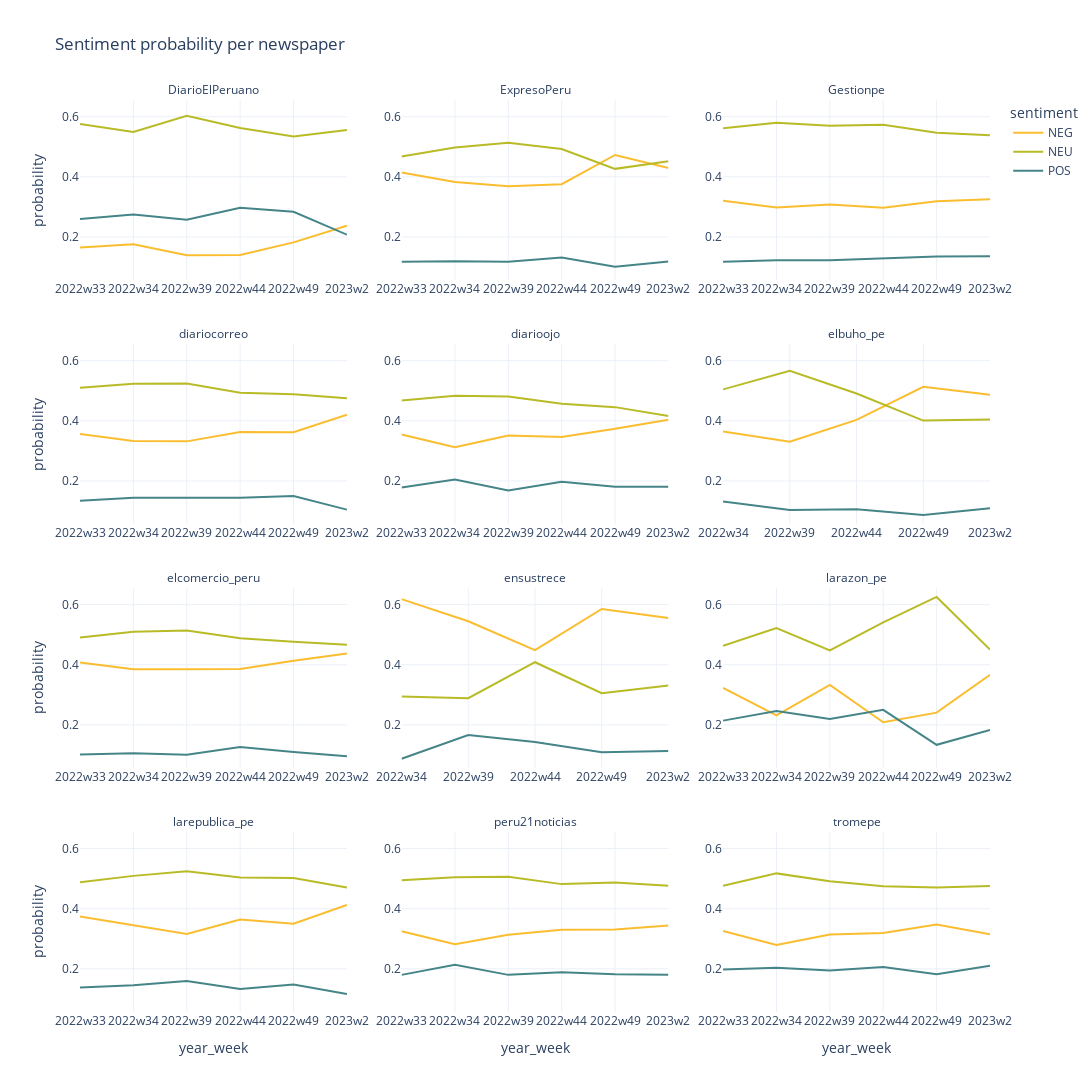

This figure's notebook cell:
### Code cell
fig = px.line(
    sentiment_prob,
    x="year_week",
    y="probability",
    facet_col="newspaper",
    facet_col_wrap=3,
    facet_col_spacing=0.06,
    color="sentiment",
    color_discrete_sequence=gruvbox_colors,
    title="Sentiment probability per newspaper",
    height=1600,
    width=1600
    )

fig.for_each_annotation(lambda a: a.update(text=f"{a.text.split('=')[-1]}"))
fig.update_xaxes(matches=None, showticklabels=True)
fig.update_yaxes(showticklabels=True)

fig.write_html(f"{BASE_DIR}/reports/sentiment-prob-bar-{TIME_STAMPS[0]}-{TIME_STAMPS[-1]}.html")

fig.show()

### Figure 1 — Plotly figure (JSON) as saved in the notebook; plotly's stock layout.template omitted (floating-point values rounded to 4 significant figures)
{"data": [{"hovertemplate": "sentiment=NEG<br>newspaper=DiarioElPeruano<br>year_week=%{x}<br>probability=%{y}<extra></extra>", "legendgroup": "NEG", "line": {"color": "#fabd2f", "dash": "solid"}, "marker": {"symbol": "circle"}, "mode": "lines", "name": "NEG", "orientation": "v", "showlegend": true, "type": "scatter", "x": ["2022w33", "2022w34", "2022w39", "2022w44", "2022w49", "2023w2"], "xaxis": "x10", "y": [0.1649, 0.176, 0.1392, 0.1402, 0.1819, 0.2371], "yaxis": "y10"}, {"hovertemplate": "sentiment=NEG<br>newspaper=ExpresoPeru<br>year_week=%{x}<br>probability=%{y}<extra></extra>", "legendgroup": "NEG", "line": {"color": "#fabd2f", "dash": "solid"}, "marker": {"symbol": "circle"}, "mode": "lines", "name": "NEG", "orientation": "v", "showlegend": false, "type": "scatter", "x": ["2022w33", "2022w34", "2022w39", "2022w44", "2022w49", "2023w2"], "xaxis": "x11", "y": [0.4146, 0.383, 0.3691, 0.3757, 0.4728, 0.4294], "yaxis": "y11"}, {"hovertemplate": "sentiment=NEG<br>newspaper=Gestionpe<br>year_week=%{x}<br>probability=%{y}<extra></extra>", "legendgroup": "NEG", "line": {"color": "#fabd2f", "dash": "solid"}, "marker": {"symbol": "circle"}, "mode": "lines", "name": "NEG", "orientation": "v", "showlegend": false, "type": "scatter", "x": ["2022w33", "2022w34", "2022w39", "2022w44", "2022w49", "2023w2"], "xaxis": "x12", "y": [0.3204, 0.298, 0.308, 0.2974, 0.3186, 0.3255], "yaxis": "y12"}, {"hovertemplate": "sentiment=NEG<br>newspaper=diariocorreo<br>year_week=%{x}<br>probability=%{y}<extra></extra>", "legendgroup": "NEG", "line": {"color": "#fabd2f", "dash": "solid"}, "marker": {"symbol": "circle"}, "mode": "lines", "name": "NEG", "orientation": "v", "showlegend": false, "type": "scatter", "x": ["2022w33", "2022w34", "2022w39", "2022w44", "2022w49", "2023w2"], "xaxis": "x7", "y": [0.3557, 0.3331, 0.3316, 0.3628, 0.3617, 0.4204], "yaxis": "y7"}, {"hovertemplate": "sentiment=NEG<br>newspaper=diarioojo<br>year_week=%{x}<br>probability=%{y}<extra></extra>", "legendgroup": "NEG", "line": {"color": "#fabd2f", "dash": "solid"}, "marker": {"symbol": "circle"}, "mode": "lines", "name": "NEG", "orientation": "v", "showlegend": false, "type": "scatter", "x": ["2022w33", "2022w34", "2022w39", "2022w44", "2022w49", "2023w2"], "xaxis": "x8", "y": [0.3545, 0.312, 0.3512, 0.3461, 0.3736, 0.4035], "yaxis": "y8"}, {"hovertemplate": "sentiment=NEG<br>newspaper=elbuho_pe<br>year_week=%{x}<br>probability=%{y}<extra></extra>", "legendgroup": "NEG", "line": {"color": "#fabd2f", "dash": "solid"}, "marker": {"symbol": "circle"}, "mode": "lines", "name": "NEG", "orientation": "v", "showlegend": false, "type": "scatter", "x": ["2022w34", "2022w39", "2022w44", "2022w49", "2023w2"], "xaxis": "x9", "y": [0.3643, 0.3305, 0.403, 0.5129, 0.4868], "yaxis": "y9"}, {"hovertemplate": "sentiment=NEG<br>newspaper=elcomercio_peru<br>year_week=%{x}<br>probability=%{y}<extra></extra>", "legendgroup": "NEG", "line": {"color": "#fabd2f", "dash": "solid"}, "marker": {"symbol": "circle"}, "mode": "lines", "name": "NEG", "orientation": "v", "showlegend": false, "type": "scatter", "x": ["2022w33", "2022w34", "2022w39", "2022w44", "2022w49", "2023w2"], "xaxis": "x4", "y": [0.4077, 0.3849, 0.3854, 0.3858, 0.4133, 0.4373], "yaxis": "y4"}, {"hovertemplate": "sentiment=NEG<br>newspaper=ensustrece<br>year_week=%{x}<br>probability=%{y}<extra></extra>", "legendgroup": "NEG", "line": {"color": "#fabd2f", "dash": "solid"}, "marker": {"symbol": "circle"}, "mode": "lines", "name": "NEG", "orientation": "v", "showlegend": false, "type": "scatter", "x": ["2022w34", "2022w39", "2022w44", "2022w49", "2023w2"], "xaxis": "x5", "y": [0.6182, 0.5448, 0.4485, 0.5856, 0.5558], "yaxis": "y5"}, {"hovertemplate": "sentiment=NEG<br>newspaper=larazon_pe<br>year_week=%{x}<br>probability=%{y}<extra></extra>", "legendgroup": "NEG", "line": {"color": "#fabd2f", "dash": "solid"}, "marker": {"symbol": "circle"}, "mode": "lines", "name": "NEG", "orientation": "v", "showlegend": false, "type": "scatter", "x": ["2022w33", "2022w34", "2022w39", "2022w44", "2022w49", "2023w2"], "xaxis": "x6", "y": [0.3227, 0.2316, 0.3331, 0.2089, 0.2407, 0.3665], "yaxis": "y6"}, {"hovertemplate": "sentiment=NEG<br>newspaper=larepublica_pe<br>year_week=%{x}<br>probability=%{y}<extra></extra>", "legendgroup": "NEG", "line": {"color": "#fabd2f", "dash": "solid"}, "marker": {"symbol": "circle"}, "mode": "lines", "name": "NEG", "orientation": "v", "showlegend": false, "type": "scatter", "x": ["2022w33", "2022w34", "2022w39", "2022w44", "2022w49", "2023w2"], "xaxis": "x", "y": [0.3737, 0.345, 0.3161, 0.3637, 0.3502, 0.4127], "yaxis": "y"}, {"hovertemplate": "sentiment=NEG<br>newspaper=peru21noticias<br>year_week=%{x}<br>probability=%{y}<extra></extra>", "legendgroup": "NEG", "line": {"color": "#fabd2f", "dash": "solid"}, "marker": {"symbol": "circle"}, "mode": "lines", "name": "NEG", "orientation": "v", "showlegend": false, "type": "scatter", "x": ["2022w33", "2022w34", "2022w39", "2022w44", "2022w49", "2023w2"], "xaxis": "x2", "y": [0.3253, 0.2821, 0.3136, 0.3297, 0.3307, 0.3437], "yaxis": "y2"}, {"hovertemplate": "sentiment=NEG<br>newspaper=tromepe<br>year_week=%{x}<br>probability=%{y}<extra></extra>", "legendgroup": "NEG", "line": {"color": "#fabd2f", "dash": "solid"}, "marker": {"symbol": "circle"}, "mode": "lines", "name": "NEG", "orientation": "v", "showlegend": false, "type": "scatter", "x": ["2022w33", "2022w34", "2022w39", "2022w44", "2022w49", "2023w2"], "xaxis": "x3", "y": [0.326, 0.2791, 0.3143, 0.3192, 0.3478, 0.3148], "yaxis": "y3"}, {"hovertemplate": "sentiment=NEU<br>newspaper=DiarioElPeruano<br>year_week=%{x}<br>probability=%{y}<extra></extra>", "legendgroup": "NEU", "line": {"color": "#b8bb26", "dash": "solid"}, "marker": {"symbol": "circle"}, "mode": "lines", "name": "NEU", "orientation": "v", "showlegend": true, "type": "scatter", "x": ["2022w33", "2022w34", "2022w39", "2022w44", "2022w49", "2023w2"], "xaxis": "x10", "y": [0.5754, 0.5494, 0.6034, 0.5626, 0.5344, 0.5554], "yaxis": "y10"}, {"hovertemplate": "sentiment=NEU<br>newspaper=ExpresoPeru<br>year_week=%{x}<br>probability=%{y}<extra></extra>", "legendgroup": "NEU", "line": {"color": "#b8bb26", "dash": "solid"}, "marker": {"symbol": "circle"}, "mode": "lines", "name": "NEU", "orientation": "v", "showlegend": false, "type": "scatter", "x": ["2022w33", "2022w34", "2022w39", "2022w44", "2022w49", "2023w2"], "xaxis": "x11", "y": [0.4677, 0.4975, 0.5134, 0.4927, 0.4266, 0.4521], "yaxis": "y11"}, {"hovertemplate": "sentiment=NEU<br>newspaper=Gestionpe<br>year_week=%{x}<br>probability=%{y}<extra></extra>", "legendgroup": "NEU", "line": {"color": "#b8bb26", "dash": "solid"}, "marker": {"symbol": "circle"}, "mode": "lines", "name": "NEU", "orientation": "v", "showlegend": false, "type": "scatter", "x": ["2022w33", "2022w34", "2022w39", "2022w44", "2022w49", "2023w2"], "xaxis": "x12", "y": [0.5619, 0.5797, 0.5696, 0.5734, 0.5465, 0.5387], "yaxis": "y12"}, {"hovertemplate": "sentiment=NEU<br>newspaper=diariocorreo<br>year_week=%{x}<br>probability=%{y}<extra></extra>", "legendgroup": "NEU", "line": {"color": "#b8bb26", "dash": "solid"}, "marker": {"symbol": "circle"}, "mode": "lines", "name": "NEU", "orientation": "v", "showlegend": false, "type": "scatter", "x": ["2022w33", "2022w34", "2022w39", "2022w44", "2022w49", "2023w2"], "xaxis": "x7", "y": [0.5103, 0.5229, 0.5242, 0.4933, 0.4885, 0.4752], "yaxis": "y7"}, {"hovertemplate": "sentiment=NEU<br>newspaper=diarioojo<br>year_week=%{x}<br>probability=%{y}<extra></extra>", "legendgroup": "NEU", "line": {"color": "#b8bb26", "dash": "solid"}, "marker": {"symbol": "circle"}, "mode": "lines", "name": "NEU", "orientation": "v", "showlegend": false, "type": "scatter", "x": ["2022w33", "2022w34", "2022w39", "2022w44", "2022w49", "2023w2"], "xaxis": "x8", "y": [0.4673, 0.4834, 0.4807, 0.4568, 0.4455, 0.4158], "yaxis": "y8"}, {"hovertemplate": "sentiment=NEU<br>newspaper=elbuho_pe<br>year_week=%{x}<br>probability=%{y}<extra></extra>", "legendgroup": "NEU", "line": {"color": "#b8bb26", "dash": "solid"}, "marker": {"symbol": "circle"}, "mode": "lines", "name": "NEU", "orientation": "v", "showlegend": false, "type": "scatter", "x": ["2022w34", "2022w39", "2022w44", "2022w49", "2023w2"], "xaxis": "x9", "y": [0.5044, 0.5665, 0.4909, 0.4007, 0.4041], "yaxis": "y9"}, {"hovertemplate": "sentiment=NEU<br>newspaper=elcomercio_peru<br>year_week=%{x}<br>probability=%{y}<extra></extra>", "legendgroup": "NEU", "line": {"color": "#b8bb26", "dash": "solid"}, "marker": {"symbol": "circle"}, "mode": "lines", "name": "NEU", "orientation": "v", "showlegend": false, "type": "scatter", "x": ["2022w33", "2022w34", "2022w39", "2022w44", "2022w49", "2023w2"], "xaxis": "x4", "y": [0.4905, 0.5095, 0.5139, 0.4879, 0.4767, 0.4669], "yaxis": "y4"}, {"hovertemplate": "sentiment=NEU<br>newspaper=ensustrece<br>year_week=%{x}<br>probability=%{y}<extra></extra>", "legendgroup": "NEU", "line": {"color": "#b8bb26", "dash": "solid"}, "marker": {"symbol": "circle"}, "mode": "lines", "name": "NEU", "orientation": "v", "showlegend": false, "type": "scatter", "x": ["2022w34", "2022w39", "2022w44", "2022w49", "2023w2"], "xaxis": "x5", "y": [0.2945, 0.289, 0.4084, 0.3055, 0.3307], "yaxis": "y5"}, {"hovertemplate": "sentiment=NEU<br>newspaper=larazon_pe<br>year_week=%{x}<br>probability=%{y}<extra></extra>", "legendgroup": "NEU", "line": {"color": "#b8bb26", "dash": "solid"}, "marker": {"symbol": "circle"}, "mode": "lines", "name": "NEU", "orientation": "v", "showlegend": false, "type": "scatter", "x": ["2022w33", "2022w34", "2022w39", "2022w44", "2022w49", "2023w2"], "xaxis": "x6", "y": [0.4632, 0.5222, 0.4476, 0.5411, 0.6256, 0.4503], "yaxis": "y6"}, {"hovertemplate": "sentiment=NEU<br>newspaper=larepublica_pe<br>year_week=%{x}<br>probability=%{y}<extra></extra>", "legendgroup": "NEU", "line": {"color": "#b8bb26", "dash": "solid"}, "marker": {"symbol": "circle"}, "mode": "lines", "name": "NEU", "orientation": "v", "showlegend": false, "type": "scatter", "x": ["2022w33", "2022w34", "2022w39", "2022w44", "2022w49", "2023w2"], "xaxis": "x", "y": [0.4881, 0.5092, 0.5242, 0.5037, 0.5018, 0.4709], "yaxis": "y"}, {"hovertemplate": "sentiment=NEU<br>newspaper=peru21noticias<br>year_week=%{x}<br>probability=%{y}<extra></extra>", "legendgroup": "NEU", "line": {"color": "#b8bb26", "dash": "solid"}, "marker": {"symbol": "circle"}, "mode": "lines", "name": "NEU", "orientation": "v", "showlegend": false, "type": "scatter", "x": ["2022w33", "2022w34", "2022w39", "2022w44", "2022w49", "2023w2"], "xaxis": "x2", "y": [0.4947, 0.5045, 0.5065, 0.4818, 0.4875, 0.476], "yaxis": "y2"}, {"hovertemplate": "sentiment=NEU<br>newspaper=tromepe<br>year_week=%{x}<br>probability=%{y}<extra></extra>", "legendgroup": "NEU", "line": {"color": "#b8bb26", "dash": "solid"}, "marker": {"symbol": "circle"}, "mode": "lines", "name": "NEU", "orientation": "v", "showlegend": false, "type": "scatter", "x": ["2022w33", "2022w34", "2022w39", "2022w44", "2022w49", "2023w2"], "xaxis": "x3", "y": [0.4762, 0.5175, 0.4915, 0.4745, 0.4702, 0.4753], "yaxis": "y3"}, {"hovertemplate": "sentiment=POS<br>newspaper=DiarioElPeruano<br>year_week=%{x}<br>probability=%{y}<extra></extra>", "legendgroup": "POS", "line": {"color": "#458588", "dash": "solid"}, "marker": {"symbol": "circle"}, "mode": "lines", "name": "POS", "orientation": "v", "showlegend": true, "type": "scatter", "x": ["2022w33", "2022w34", "2022w39", "2022w44", "2022w49", "2023w2"], "xaxis": "x10", "y": [0.2597, 0.2746, 0.2575, 0.2972, 0.2836, 0.2075], "yaxis": "y10"}, {"hovertemplate": "sentiment=POS<br>newspaper=ExpresoPeru<br>year_week=%{x}<br>probability=%{y}<extra></extra>", "legendgroup": "POS", "line": {"color": "#458588", "dash": "solid"}, "marker": {"symbol": "circle"}, "mode": "lines", "name": "POS", "orientation": "v", "showlegend": false, "type": "scatter", "x": ["2022w33", "2022w34", "2022w39", "2022w44", "2022w49", "2023w2"], "xaxis": "x11", "y": [0.1177, 0.1196, 0.1176, 0.1316, 0.1006, 0.1185], "yaxis": "y11"}, {"hovertemplate": "sentiment=POS<br>newspaper=Gestionpe<br>year_week=%{x}<br>probability=%{y}<extra></extra>", "legendgroup": "POS", "line": {"color": "#458588", "dash": "solid"}, "marker": {"symbol": "circle"}, "mode": "lines", "name": "POS", "orientation": "v", "showlegend": false, "type": "scatter", "x": ["2022w33", "2022w34", "2022w39", "2022w44", "2022w49", "2023w2"], "xaxis": "x12", "y": [0.1177, 0.1222, 0.1225, 0.1292, 0.1349, 0.1358], "yaxis": "y12"}, {"hovertemplate": "sentiment=POS<br>newspaper=diariocorreo<br>year_week=%{x}<br>probability=%{y}<extra></extra>", "legendgroup": "POS", "line": {"color": "#458588", "dash": "solid"}, "marker": {"symbol": "circle"}, "mode": "lines", "name": "POS", "orientation": "v", "showlegend": false, "type": "scatter", "x": ["2022w33", "2022w34", "2022w39", "2022w44", "2022w49", "2023w2"], "xaxis": "x7", "y": [0.134, 0.144, 0.1442, 0.1439, 0.1498, 0.1045], "yaxis": "y7"}, {"hovertemplate": "sentiment=POS<br>newspaper=diarioojo<br>year_week=%{x}<br>probability=%{y}<extra></extra>", "legendgroup": "POS", "line": {"color": "#458588", "dash": "solid"}, "marker": {"symbol": "circle"}, "mode": "lines", "name": "POS", "orientation": "v", "showlegend": false, "type": "scatter", "x": ["2022w33", "2022w34", "2022w39", "2022w44", "2022w49", "2023w2"], "xaxis": "x8", "y": [0.1783, 0.2046, 0.1681, 0.1971, 0.1809, 0.1807], "yaxis": "y8"}, {"hovertemplate": "sentiment=POS<br>newspaper=elbuho_pe<br>year_week=%{x}<br>probability=%{y}<extra></extra>", "legendgroup": "POS", "line": {"color": "#458588", "dash": "solid"}, "marker": {"symbol": "circle"}, "mode": "lines", "name": "POS", "orientation": "v", "showlegend": false, "type": "scatter", "x": ["2022w34", "2022w39", "2022w44", "2022w49", "2023w2"], "xaxis": "x9", "y": [0.1313, 0.103, 0.1061, 0.08637, 0.1091], "yaxis": "y9"}, {"hovertemplate": "sentiment=POS<br>newspaper=elcomercio_peru<br>year_week=%{x}<br>probability=%{y}<extra></extra>", "legendgroup": "POS", "line": {"color": "#458588", "dash": "solid"}, "marker": {"symbol": "circle"}, "mode": "lines", "name": "POS", "orientation": "v", "showlegend": false, "type": "scatter", "x": ["2022w33", "2022w34", "2022w39", "2022w44", "2022w49", "2023w2"], "xaxis": "x4", "y": [0.1018, 0.1056, 0.1007, 0.1263, 0.11, 0.09587], "yaxis": "y4"}, {"hovertemplate": "sentiment=POS<br>newspaper=ensustrece<br>year_week=%{x}<br>probability=%{y}<extra></extra>", "legendgroup": "POS", "line": {"color": "#458588", "dash": "solid"}, "marker": {"symbol": "circle"}, "mode": "lines", "name": "POS", "orientation": "v", "showlegend": false, "type": "scatter", "x": ["2022w34", "2022w39", "2022w44", "2022w49", "2023w2"], "xaxis": "x5", "y": [0.08727, 0.1662, 0.1431, 0.109, 0.1135], "yaxis": "y5"}, {"hovertemplate": "sentiment=POS<br>newspaper=larazon_pe<br>year_week=%{x}<br>probability=%{y}<extra></extra>", "legendgroup": "POS", "line": {"color": "#458588", "dash": "solid"}, "marker": {"symbol": "circle"}, "mode": "lines", "name": "POS", "orientation": "v", "showlegend": false, "type": "scatter", "x": ["2022w33", "2022w34", "2022w39", "2022w44", "2022w49", "2023w2"], "xaxis": "x6", "y": [0.2141, 0.2462, 0.2193, 0.25, 0.1336, 0.1832], "yaxis": "y6"}, {"hovertemplate": "sentiment=POS<br>newspaper=larepublica_pe<br>year_week=%{x}<br>probability=%{y}<extra></extra>", "legendgroup": "POS", "line": {"color": "#458588", "dash": "solid"}, "marker": {"symbol": "circle"}, "mode": "lines", "name": "POS", "orientation": "v", "showlegend": false, "type": "scatter", "x": ["2022w33", "2022w34", "2022w39", "2022w44", "2022w49", "2023w2"], "xaxis": "x", "y": [0.1382, 0.1458, 0.1597, 0.1326, 0.148, 0.1164], "yaxis": "y"}, {"hovertemplate": "sentiment=POS<br>newspaper=peru21noticias<br>year_week=%{x}<br>probability=%{y}<extra></extra>", "legendgroup": "POS", "line": {"color": "#458588", "dash": "solid"}, "marker": {"symbol": "circle"}, "mode": "lines", "name": "POS", "orientation": "v", "showlegend": false, "type": "scatter", "x": ["2022w33", "2022w34", "2022w39", "2022w44", "2022w49", "2023w2"], "xaxis": "x2", "y": [0.18, 0.2134, 0.1799, 0.1885, 0.1818, 0.1803], "yaxis": "y2"}, {"hovertemplate": "sentiment=POS<br>newspaper=tromepe<br>year_week=%{x}<br>probability=%{y}<extra></extra>", "legendgroup": "POS", "line": {"color": "#458588", "dash": "solid"}, "marker": {"symbol": "circle"}, "mode": "lines", "name": "POS", "orientation": "v", "showlegend": false, "type": "scatter", "x": ["2022w33", "2022w34", "2022w39", "2022w44", "2022w49", "2023w2"], "xaxis": "x3", "y": [0.1978, 0.2034, 0.1942, 0.2063, 0.182, 0.2099], "yaxis": "y3"}], "layout": {"annotations": [{"font": {}, "showarrow": false, "text": "larepublica_pe", "x": 0.1467, "xanchor": "center", "xref": "paper", "y": 0.1975, "yanchor": "bottom", "yref": "paper"}, {"font": {}, "showarrow": false, "text": "peru21noticias", "x": 0.5, "xanchor": "center", "xref": "paper", "y": 0.1975, "yanchor": "bottom", "yref": "paper"}, {"font": {}, "showarrow": false, "text": "tromepe", "x": 0.8533, "xanchor": "center", "xref": "paper", "y": 0.1975, "yanchor": "bottom", "yref": "paper"}, {"font": {}, "showarrow": false, "text": "elcomercio_peru", "x": 0.1467, "xanchor": "center", "xref": "paper", "y": 0.465, "yanchor": "bottom", "yref": "paper"}, {"font": {}, "showarrow": false, "text": "ensustrece", "x": 0.5, "xanchor": "center", "xref": "paper", "y": 0.465, "yanchor": "bottom", "yref": "paper"}, {"font": {}, "showarrow": false, "text": "larazon_pe", "x": 0.8533, "xanchor": "center", "xref": "paper", "y": 0.465, "yanchor": "bottom", "yref": "paper"}, {"font": {}, "showarrow": false, "text": "diariocorreo", "x": 0.1467, "xanchor": "center", "xref": "paper", "y": 0.7325, "yanchor": "bottom", "yref": "paper"}, {"font": {}, "showarrow": false, "text": "diarioojo", "x": 0.5, "xanchor": "center", "xref": "paper", "y": 0.7325, "yanchor": "bottom", "yref": "paper"}, {"font": {}, "showarrow": false, "text": "elbuho_pe", "x": 0.8533, "xanchor": "center", "xref": "paper", "y": 0.7325, "yanchor": "bottom", "yref": "paper"}, {"font": {}, "showarrow": false, "text": "DiarioElPeruano", "x": 0.1467, "xanchor": "center", "xref": "paper", "y": 1, "yanchor": "bottom", "yref": "paper"}, {"font": {}, "showarrow": false, "text": "ExpresoPeru", "x": 0.5, "xanchor": "center", "xref": "paper", "y": 1, "yanchor": "bottom", "yref": "paper"}, {"font": {}, "showarrow": false, "text": "Gestionpe", "x": 0.8533, "xanchor": "center", "xref": "paper", "y": 1, "yanchor": "bottom", "yref": "paper"}], "height": 1600, "legend": {"title": {"text": "sentiment"}, "tracegroupgap": 0}, "title": {"text": "Sentiment probability per newspaper"}, "width": 1600, "xaxis": {"anchor": "y", "domain": [0, 0.2933], "showticklabels": true, "title": {"text": "year_week"}}, "xaxis10": {"anchor": "y10", "domain": [0, 0.2933], "showticklabels": true}, "xaxis11": {"anchor": "y11", "domain": [0.3533, 0.6467], "showticklabels": true}, "xaxis12": {"anchor": "y12", "domain": [0.7067, 1], "showticklabels": true}, "xaxis2": {"anchor": "y2", "domain": [0.3533, 0.6467], "showticklabels": true, "title": {"text": "year_week"}}, "xaxis3": {"anchor": "y3", "domain": [0.7067, 1], "showticklabels": true, "title": {"text": "year_week"}}, "xaxis4": {"anchor": "y4", "domain": [0, 0.2933], "showticklabels": true}, "xaxis5": {"anchor": "y5", "domain": [0.3533, 0.6467], "showticklabels": true}, "xaxis6": {"anchor": "y6", "domain": [0.7067, 1], "showticklabels": true}, "xaxis7": {"anchor": "y7", "domain": [0, 0.2933], "showticklabels": true}, "xaxis8": {"anchor": "y8", "domain": [0.3533, 0.6467], "showticklabels": true}, "xaxis9": {"anchor": "y9", "domain": [0.7067, 1], "showticklabels": true}, "yaxis": {"anchor": "x", "domain": [0, 0.1975], "showticklabels": true, "title": {"text": "probability"}}, "yaxis10": {"anchor": "x10", "domain": [0.8025, 1], "matches": "y", "showticklabels": true, "title": {"text": "probability"}}, "yaxis11": {"anchor": "x11", "domain": [0.8025, 1], "matches": "y", "showticklabels": true}, "yaxis12": {"anchor": "x12", "domain": [0.8025, 1], "matches": "y", "showticklabels": true}, "yaxis2": {"anchor": "x2", "domain": [0, 0.1975], "matches": "y", "showticklabels": true}, "yaxis3": {"anchor": "x3", "domain": [0, 0.1975], "matches": "y", "showticklabels": true}, "yaxis4": {"anchor": "x4", "domain": [0.2675, 0.465], "matches": "y", "showticklabels": true, "title": {"text": "probability"}}, "yaxis5": {"anchor": "x5", "domain": [0.2675, 0.465], "matches": "y", "showticklabels": true}, "yaxis6": {"anchor": "x6", "domain": [0.2675, 0.465], "matches": "y", "showticklabels": true}, "yaxis7": {"anchor": "x7", "domain": [0.535, 0.7325], "matches": "y", "showticklabels": true, "title": {"text": "probability"}}, "yaxis8": {"anchor": "x8", "domain": [0.535, 0.7325], "matches": "y", "showticklabels": true}, "yaxis9": {"anchor": "x9", "domain": [0.535, 0.7325], "matches": "y", "showticklabels": true}}}
